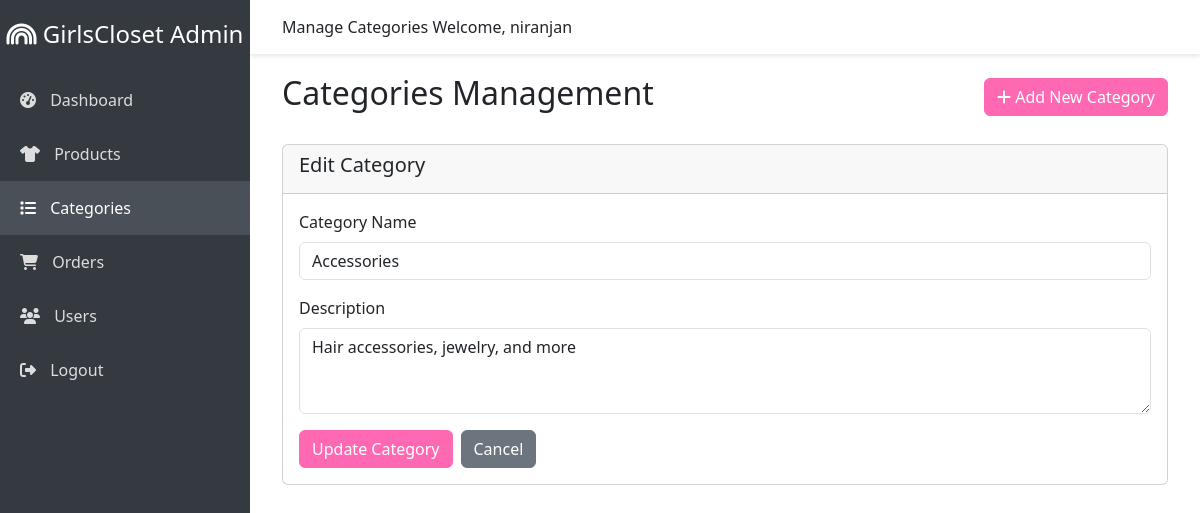
Page /admin/categories.php?action=edit&id=4 (signed in) on the committed database.
### tables this page shows
CREATE TABLE `categories` (
  `id` int(11) NOT NULL,
  `name` varchar(100) NOT NULL,
  `description` text DEFAULT NULL,
  `created_at` timestamp NOT NULL DEFAULT current_timestamp()
);

### admin/categories.php (the view, shortened to what this page needs)
<?php
include '../db_connection.php';
$action = isset($_GET['action']) ? $_GET['action'] : '';
$category_id = isset($_GET['id']) ? intval($_GET['id']) : 0;
$edit_category = null;
if ($action == 'edit' && $category_id > 0) {
    $stmt = $conn->prepare("SELECT * FROM categories WHERE id = ?");
    $stmt->bind_param("i", $category_id);
    $stmt->execute();
    $result = $stmt->get_result();
    if ($result->num_rows == 1) {
        $edit_category = $result->fetch_assoc();
    }
}
?>
<!DOCTYPE html>
<html lang="en">
<head>
    <link href="https://cdn.jsdelivr.net/npm/bootstrap@5.3.0/dist/css/bootstrap.min.css" rel="stylesheet">
    <link rel="stylesheet" href="https://cdnjs.cloudflare.com/ajax/libs/font-awesome/6.4.0/css/all.min.css">
</head>
<body>
    <div class="sidebar" style="width: 250px;">
        <div class="text-center mb-4">
            <h4><i class="fas fa-rainbow"></i> GirlsCloset Admin</h4>
        </div>
        <a href="index.php"><i class="fas fa-tachometer-alt"></i> Dashboard</a>
        <a href="products.php"><i class="fas fa-tshirt"></i> Products</a>
        <a href="categories.php" class="active"><i class="fas fa-list"></i> Categories</a>
        <a href="orders.php"><i class="fas fa-shopping-cart"></i> Orders</a>
        <a href="users.php"><i class="fas fa-users"></i> Users</a>
        <a href="../logout.php"><i class="fas fa-sign-out-alt"></i> Logout</a>
    </div>
    <nav class="navbar-admin">
        <div class="container-fluid">
            <span class="navbar-brand">Manage Categories</span>
            <span class="navbar-text">Welcome, <?php echo $_SESSION['username']; ?></span>
        </div>
    </nav>
    <div class="main-content">
        <div class="container-fluid">
            <div class="d-flex justify-content-between align-items-center mb-4">
                <h2>Categories Management</h2>
                <a href="categories.php?action=add" class="btn btn-primary">
                    <i class="fas fa-plus"></i> Add New Category
                </a>
            </div>
            <?php if ($action == 'add' || $action == 'edit'): ?>
            <div class="card">
                <div class="card-header">
                    <h5><?php echo $action == 'add' ? 'Add New Category' : 'Edit Category'; ?></h5>
                </div>
                <div class="card-body">
                    <form method="POST" action="">
                        <div class="mb-3">
                            <label for="name" class="form-label">Category Name</label>
                            <input type="text" class="form-control" id="name" name="name" value="<?php echo $edit_category ? $edit_category['name'] : ''; ?>" required>
                        </div>
                        <div class="mb-3">
                            <label for="description" class="form-label">Description</label>
                            <textarea class="form-control" id="description" name="description" rows="3"><?php echo $edit_category ? $edit_category['description'] : ''; ?></textarea>
                        </div>
                        <div class="d-flex gap-2">
                            <button type="submit" class="btn btn-primary"><?php echo $action == 'add' ? 'Add Category' : 'Update Category'; ?></button>
                            <a href="categories.php" class="btn btn-secondary">Cancel</a>
                        </div>
                    </form>
                </div>
            </div>
            <?php endif; ?>
        </div>
    </div>
</body>
</html>

### admin/categories.php (style rules this page uses)
:root { --primary-color: #ff69b4; }
.sidebar { background-color: #343a40; color: white; height: 100vh; position: fixed; padding-top: 20px; }
.sidebar a { color: #ddd; padding: 15px 20px; text-decoration: none; display: block; }
.sidebar a:hover, .sidebar a.active { color: white; background-color: #495057; }
.sidebar a i { margin-right: 10px; }
.main-content { margin-left: 250px; padding: 20px; }
.navbar-admin { background-color: white; box-shadow: 0 2px 5px rgba(0,0,0,0.1); padding: 15px 20px; margin-left: 250px; }
.btn-primary { background-color: var(--primary-color); border-color: var(--primary-color); }

### rows in the picture
categories: name "Accessories", description "Hair accessories, jewelry, and more"

### other values in the picture
$_SESSION['username'] "niranjan"
